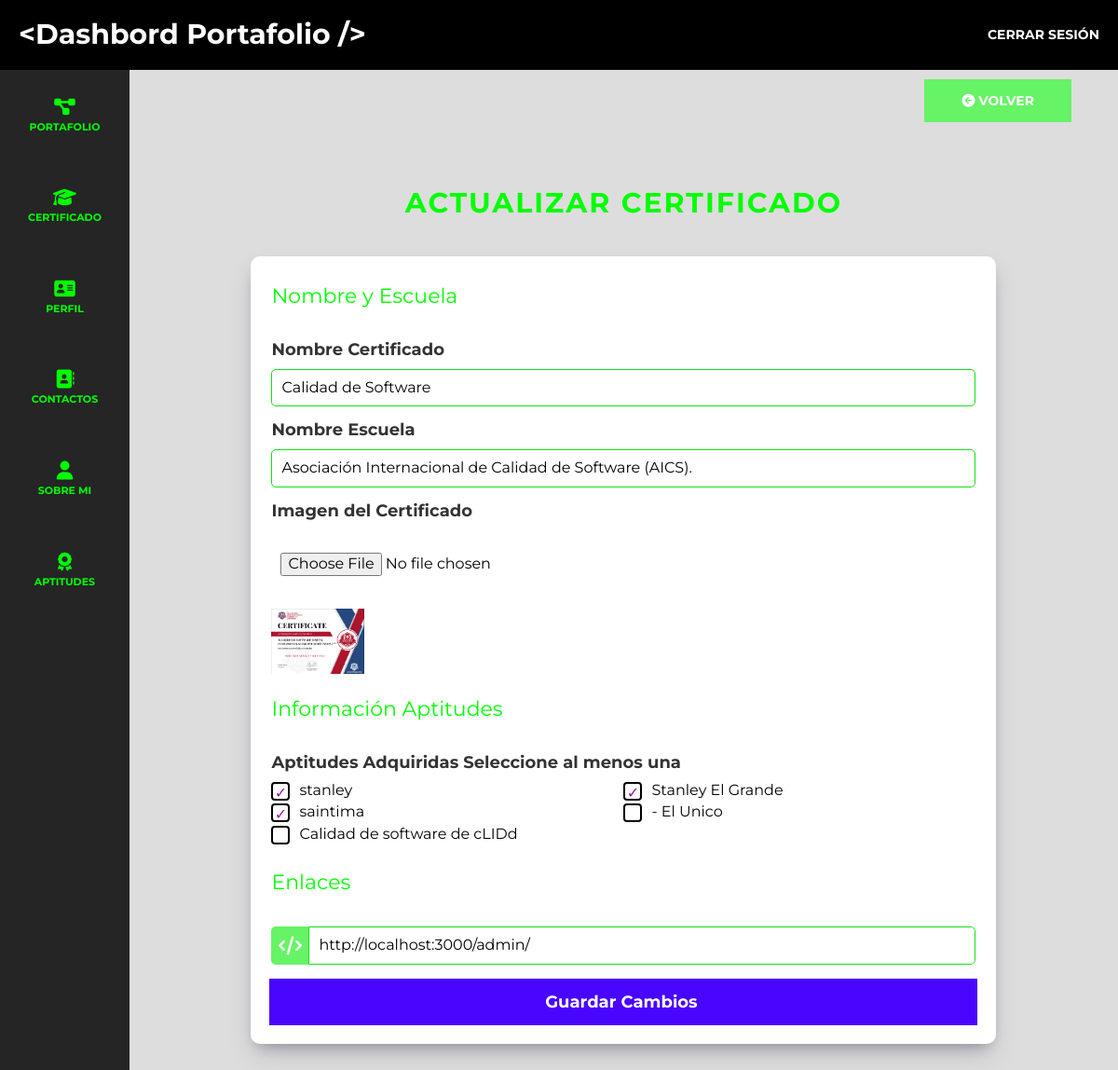
Page /dashboard/certificado/editar/10 (signed in) on the committed database.
### adminStanley/models/models.py (models this page shows, shortened)
class Certificado(models.Model):
    id_certificado = models.AutoField(primary_key=True)
    titulo = models.CharField(max_length=60)
    nombre_escuela = models.CharField(max_length=60)
    imagen_certificado = models.ImageField(upload_to='img', null=True)
    enlaces_web = models.URLField()
    aptitudes = models.ManyToManyField(Aptitude)

class Aptitude(models.Model):
    id_aptitude = models.AutoField(primary_key=True)
    nombre = models.CharField(max_length=100)

### adminStanley/Authenticacion/custom_auth.py (the view)
    def wrapper(request, *args, **kwargs):
        if 'id_persona' not in request.session:
            messages.error(request, 'Debes iniciar sesión para acceder.')
            return redirect('/login/')
        return view_func(request, *args, **kwargs)

### adminStanley/Authenticacion/custom_auth.py (called while the page is built)
def login_required(view_func):
    def wrapper(request, *args, **kwargs):
        if 'id_persona' not in request.session:
            messages.error(request, 'Debes iniciar sesión para acceder.')
            return redirect('/login/')
        return view_func(request, *args, **kwargs)
    return wrapper

### adminStanley/views/viewCertificados.py (called while the page is built, shortened)
@transaction.atomic
@login_required
def editar_certificado(request, pk):
    try:
        certificado = Certificado.objects.get(id_certificado=pk)
    except Certificado.DoesNotExist:
        messages.error(request, 'Error, Certificado no existe')
        return redirect('stanley_certificado')
    aptitudes = Aptitude.objects.all()
    context = {
        "titulo": "Actualizar Certificado",
        "certificado": certificado,
        "aptitudes": aptitudes,
    }
    return render(request, TEMPLATE_EDITAR, context)

### adminStanley/templates/auth/dashboard/certificado/editar.html (shortened to what this page needs)
{% extends "bases/base-admin.html" %}
{% load static %}
{% block content%}
<div class="dashboard__contenedor-boton">
    <a class="dashboard__boton" href="/dashboard/certificado">
        <i class="fa-solid fa-circle-arrow-left"></i>
        Volver
    </a>
</div>
<h1 class="dashboard__titulo">{{ titulo }}</h1>
<main class="dashboard__formulario">
    {% if certificado %}
        <form method="POST" action="{% url 'editar_certificado' pk=certificado.id_certificado %}" enctype="multipart/form-data" class="formulario">
        {% include './form-certificado.html' %}
        <input  class="formulario__submit formulario__submit--registrar" type="submit" value="Guardar Cambios ">
        </form>
    {% endif %}
</main>
{%endblock%}

### adminStanley/templates/auth/dashboard/certificado/form-certificado.html (shortened to what this page needs)
    <fieldset class="formulario__fieldset">
        <legend class="formulario__legend">Nombre y Escuela</legend>
        <div class="formulario__campo">
            <label for="nombre" class="formulario__label">Nombre Certificado</label>
            <input
                type="text"
                class="formulario__input"
                id="nombre"
                name="nombre"
                placeholder="Nombre Certi"
                value="{{ certificado.titulo }}"
            >
        </div>
        <div class="formulario__campo">
            <label for="nombreEscuela" class="formulario__label">Nombre Escuela</label>
            <input
                type="text"
                class="formulario__input"
                id="nombreEscuela"
                name="nombreEscuela"
                placeholder="Nombre Escuela"
                value="{{ certificado.nombre_escuela }}"
            >
        </div>
        <div class="formulario__campo">
            <label for="imagen" class="formulario__label">Imagen del Certificado</label>
            <div class="formulario__campo">
                <input
                    type="file"
                    class="formulario__input formulario__input--file"
                    id="imagen"
                    name="imagen"
                    onchange="mostrarImagen(this)"
                    accept="image/jpeg, image/png"
                >
            </div>
            <div  class="formulario__imagen-seleccionada">
                {% if certificado.imagen_certificado %}
                    <img src="{{ certificado.imagen_certificado.url }}" alt="Imagen del Certificado">
                {% endif %}
            </div>
        </div>
    </fieldset>
    <fieldset class="formulario__fieldset">
        <legend class="formulario__legend">Información Aptitudes</legend>
        <div class="formulario__campo">
            <label for="aptitudes" class="formulario__label">Aptitudes Adquiridas Seleccione al menos una</label>
            <div class="custom-select">
                <ul id="aptitudes-list" class="columnas-{{ aptitudes|length }}">
                    {% for aptitud in aptitudes %}
                        <li>
                            <label for="aptitud{{ aptitud.id_aptitude }}">{{ aptitud.nombre }}</label>
                        </li>
                    {% endfor %}
                </ul>
            </div>
        </div>
    </fieldset>
    <fieldset class="formulario__fieldset">
        <legend for="enlaces[]" class="formulario__legend">Enlaces</legend>
        <div class="formulario__campo">
            <div class="formulario__contenedor-icono">
                <div class="formulario__icono">
                    <i class="fa-solid fa-code"></i>
                </div>
                <input
                    type="text"
                    class="formulario__input--sociales"
                    is="enlaces_web"
                    name="enlaces_web"
                    placeholder="Sitio web"
                    value="{{certificado.enlaces_web }}"
                >
            </div>
        </div>
    </fieldset>

### static/css/app.css (style rules this page uses)
html { -webkit-text-size-adjust:100%;line-height:1.15 }
body { margin:0 }
main { display:block }
h1 { font-size:2em;margin:.67em 0 }
a { background-color:transparent }
img { border-style:none }
button,input,optgroup,select,textarea { font-family:inherit;font-size:100%;line-height:1.15;margin:0 }
button,input { overflow:visible }
[type=button],[type=reset],[type=submit],button { -webkit-appearance:button }
fieldset { padding:.35em .75em .625em }
legend { box-sizing:border-box;color:inherit;display:table;max-width:100%;padding:0;white-space:normal }
html { box-sizing:border-box;font-size:62.5%;scroll-behavior:smooth }
*,:after,:before { box-sizing:inherit }
body { background-color:rgba(0,0,0,.943);display:flex;flex-direction:column;font-family:Montserrat,sans-serif;font-size:1.6rem }
h1,h2,h3,h4 { color:#fff;margin:0 0 5rem }
h1 { font-size:4rem }
a { text-decoration:none }
img { display:block;height:auto;width:100% }
.dashboard { background-color:rgba(69,67,67,.178);display:flex;flex-direction:column;height:100%;overflow:hidden }
.dashboard__titulo { color:#0f0;font-size:clamp(2rem,-.8rem + 10vw,3rem);font-weight:700;letter-spacing:.2rem;margin:0 auto 2rem;padding:2rem;text-align:center;text-transform:uppercase;width:min(95%,80rem) }
@media (min-width:768px) { .dashboard__contenedor-boton { display:flex;justify-content:flex-end;margin-bottom:5rem } }
.dashboard__boton { background-color:#66f366;border:none;color:#fff;display:inline-block;font-size:1.8rem;font-size:1.4rem;font-weight:700;padding:1.5rem 4rem;text-align:center;text-transform:uppercase;transition-duration:.3s;transition-property:background-color;width:100% }
@media (min-width:768px) { .dashboard__boton { width:auto } }
.dashboard__contenedor,.dashboard__formulario { background-color:#fff;border-radius:1rem;box-shadow:0 13px 27px -5px rgba(50,50,93,.25),0 8px 16px -8px rgba(0,0,0,.3);margin-top:5rem;padding:2rem }
.dashboard__formulario { margin:0 auto;width:min(95%,80rem) }
.formulario { display:flex;flex-direction:column }
.formulario__fieldset { border:none;margin-top:1rem;padding:0 }
.formulario__legend { color:#0f0;font-size:2.2rem;margin-bottom:2rem }
.formulario__campo { display:flex;flex-direction:column;gap:1rem;margin:1.5rem 0 }
.formulario__contenedor-icono { border-radius:.5rem;display:flex;overflow:hidden }
.formulario__icono { align-items:center;background-color:#66f366;display:flex;justify-content:center;width:4rem }
.formulario__icono i { color:#fff;font-size:2rem }
.formulario__label { color:rgba(0,0,0,.8);display:block;font-size:1.8rem;font-weight:700 }
.formulario__input,.formulario__input--sociales,.formulario__select,.formulario__select--sociales { border:1px solid #12e112;border-radius:.5rem;padding:1rem }
.formulario__input--file,.formulario__select--file { border:none }
.formulario__input--sociales,.formulario__select--sociales { border-bottom-left-radius:0;border-top-left-radius:0;flex:1 }
.formulario__imagen-seleccionada { max-width:10rem }
.formulario__submit { align-self:flex-start;background-color:#4806ff;border:none;color:#fff;display:inline-block;font-size:1.8rem;font-weight:700;padding:1.5rem 4rem;text-align:center;transition-duration:.3s;transition-property:background-color;width:100%;width:auto }
.formulario__submit--full,.formulario__submit--registrar { width:100% }
.formulario .custom-select { display:inline-block;position:relative }
.formulario .custom-select ul { display:flex;flex-wrap:wrap;list-style:none;margin:0;padding:0 }
.formulario .custom-select ul li { flex:0 0 50%;margin-bottom:5px }
.formulario .custom-select ul li label { cursor:pointer;display:inline-block;padding-left:30px;position:relative }
.formulario .custom-select ul li label:before { background-color:#fff;border:2px solid #000;border-radius:4px;content:"";height:20px;left:0;position:absolute;top:0;width:20px }
.formulario .custom-select ul li input[type=checkbox]:checked+label:before { color:#a1149a;content:"✓";line-height:20px;text-align:center }

### rows in the picture
Certificado: nombre "Calidad de Software", nombreEscuela "Asociación Internacional de Calidad de Software (AICS).", imagen_certificado (picture), enlaces_web "http://localhost:3000/admin/"
Aptitude: nombre "stanley"
Aptitude: nombre "Stanley El Grande"
Aptitude: nombre "saintima"
Aptitude: nombre "- El Unico"
Aptitude: nombre "Calidad de software de cLIDd"

### other values in the picture
{{ titulo }} "ACTUALIZAR CERTIFICADO"
